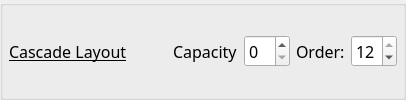
        <widget class="QGroupBox" name="GB_c_cascadeLayout">
         <property name="sizePolicy">
          <sizepolicy hsizetype="Preferred" vsizetype="Maximum">
           <horstretch>0</horstretch>
           <verstretch>0</verstretch>
          </sizepolicy>
         </property>
         <property name="title">
          <string/>
         </property>
         <property name="flat">
          <bool>true</bool>
         </property>
         <layout class="QGridLayout" name="gridLayout_29">
          <property name="leftMargin">
           <number>6</number>
          </property>
          <property name="topMargin">
           <number>0</number>
          </property>
          <property name="rightMargin">
           <number>6</number>
          </property>
          <property name="bottomMargin">
           <number>0</number>
          </property>
          <property name="horizontalSpacing">
           <number>6</number>
          </property>
          <property name="verticalSpacing">
           <number>0</number>
          </property>
          <item row="0" column="0">
           <widget class="QLabel" name="label_113">
            <property name="font">
             <font>
              <family>Noto Sans</family>
              <pointsize>12</pointsize>
              <italic>false</italic>
              <bold>false</bold>
              <underline>true</underline>
             </font>
            </property>
            <property name="text">
             <string>Cascade Layout</string>
            </property>
            <property name="margin">
             <number>0</number>
            </property>
           </widget>
          </item>
          <item row="0" column="3">
           <widget class="QSpinBox" name="kcfg_cascadeLayoutCapacity">
            <property name="font">
             <font>
              <family>Noto Sans</family>
              <pointsize>12</pointsize>
              <italic>false</italic>
              <bold>false</bold>
              <underline>false</underline>
             </font>
            </property>
            <property name="toolTip">
             <string>&lt;html&gt;&lt;head/&gt;&lt;body&gt;&lt;p&gt;0 - to disable&lt;/p&gt;&lt;/body&gt;&lt;/html&gt;</string>
            </property>
            <property name="maximum">
             <number>99</number>
            </property>
            <property name="value">
             <number>0</number>
            </property>
           </widget>
          </item>
          <item row="0" column="2">
           <widget class="QLabel" name="label_58">
            <property name="font">
             <font>
              <family>Noto Sans</family>
              <pointsize>12</pointsize>
              <italic>false</italic>
              <bold>false</bold>
              <underline>false</underline>
             </font>
            </property>
            <property name="text">
             <string>Capacity</string>
            </property>
           </widget>
          </item>
          <item row="0" column="1">
           <spacer name="horizontalSpacer_60">
            <property name="orientation">
             <enum>Qt::Orientation::Horizontal</enum>
            </property>
            <property name="sizeHint" stdset="0">
             <size>
              <width>40</width>
              <height>20</height>
             </size>
            </property>
           </spacer>
          </item>
          <item row="0" column="4">
           <widget class="QLabel" name="label_114">
            <property name="font">
             <font>
              <family>Noto Sans</family>
              <pointsize>12</pointsize>
              <italic>false</italic>
              <bold>false</bold>
              <underline>false</underline>
             </font>
            </property>
            <property name="text">
             <string>Order:</string>
            </property>
           </widget>
          </item>
          <item row="0" column="5">
           <widget class="QSpinBox" name="kcfg_cascadeLayoutOrder">
            <property name="font">
             <font>
              <family>Noto Sans</family>
              <pointsize>12</pointsize>
              <italic>false</italic>
              <bold>false</bold>
              <underline>false</underline>
             </font>
            </property>
            <property name="toolTip">
             <string>&lt;html&gt;&lt;head/&gt;&lt;body&gt;&lt;p&gt;0 - to disable&lt;/p&gt;&lt;/body&gt;&lt;/html&gt;</string>
            </property>
            <property name="maximum">
             <number>12</number>
            </property>
            <property name="value">
             <number>12</number>
            </property>
           </widget>
          </item>
         </layout>
        </widget>
